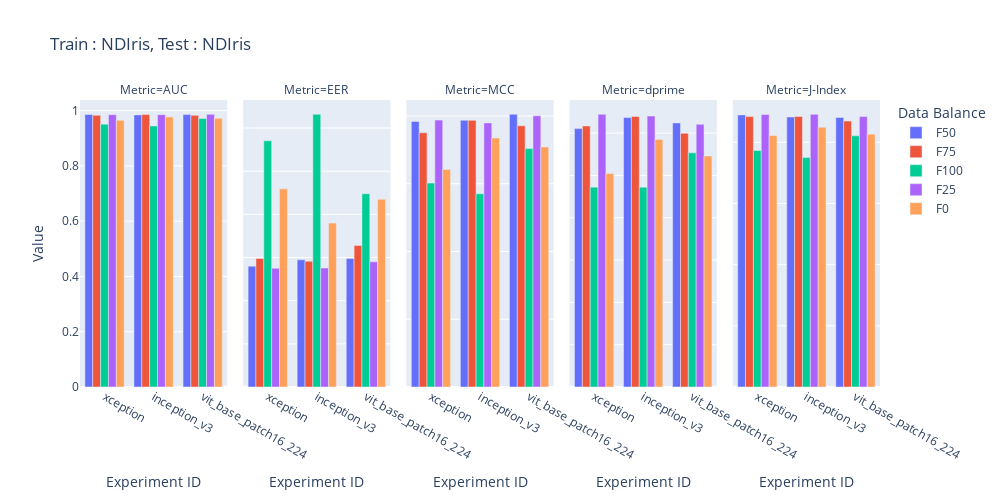

Write notebook code for a chart like this one.
### Code cell
import plotly.express as px
import pandas as pd
from copy import deepcopy

df_50 = pd.read_csv('/home/sreeraj/lab/nsf/final_eval/results/across_model_ndiris_subject_report.csv', header=1)
df_50['Data Balance'] = 'F50'

df = pd.read_csv('/home/sreeraj/lab/nsf/final_eval/results/across_databalance_ndiris_subject_report.csv', header=1)
df = df.iloc[:-15]

df['Data Balance'] = df['Experiment ID'].apply(lambda x:float(x.split('_')[-1]))
df['Data Balance'] = df['Data Balance'].apply(lambda x:f'F{int(x*100)}')
df['Experiment ID'] = df['Experiment ID'].apply(lambda x: '_'.join(x.split('_')[:-1]))

df_50 = df_50[df_50['Experiment ID'].isin(df['Experiment ID'].unique())]
df = pd.concat([df_50, df])



df['Gender'] = df['Experiment ID'].apply(lambda x: x.split('_')[-1])
df = df[df['Gender'] == 'all']
df['Experiment ID'] = df['Experiment ID'].apply(lambda x: '_'.join(x.split('_')[:-1]))

df.head()

df_auc = deepcopy(df)
df_auc['Value'] = df_auc['AUC']
df_auc['Metric'] = 'AUC'

df_eer = deepcopy(df)
df_eer['Value'] = df_eer['EER']
df_eer['Metric'] = 'EER'

df_dprime = deepcopy(df)
df_dprime['Value'] = df_dprime["Sensitivity index (d')"]
df_dprime['Metric'] = 'dprime'

df_mcc = deepcopy(df)
df_mcc['Value'] = df_mcc['MCC']
df_mcc['Metric'] = 'MCC'

df_jindex = deepcopy(df)
df_jindex['Value'] = df_mcc['J-Index']
df_jindex['Metric'] = 'J-Index'

df = pd.concat([df_auc, df_eer, df_mcc, df_dprime, df_jindex])
print(df.head())

fig = px.bar(df, x='Experiment ID', y=['Value'], title='Train : NDIris, Test : NDIris (All)', barmode='group', color='Data Balance', labels={'value': 'Value', 'variable': 'Metrics'},width=1000, height=500, facet_col='Metric')
fig.update_yaxes(matches=None)
fig.show()

### Figure 1 — Plotly figure (JSON) as saved in the notebook; plotly's stock layout.template omitted (floating-point values rounded to 4 significant figures)
{"data": [{"alignmentgroup": "True", "hovertemplate": "Data Balance=F50<br>Metric=AUC<br>Experiment ID=%{x}<br>Value=%{y}<extra></extra>", "legendgroup": "F50", "marker": {"color": "#636efa", "pattern": {"shape": ""}}, "name": "F50", "offsetgroup": "F50", "orientation": "v", "showlegend": true, "textposition": "auto", "type": "bar", "x": ["xception", "inception_v3", "vit_base_patch16_224"], "xaxis": "x", "y": [0.986, 0.9846, 0.9856], "yaxis": "y"}, {"alignmentgroup": "True", "hovertemplate": "Data Balance=F50<br>Metric=EER<br>Experiment ID=%{x}<br>Value=%{y}<extra></extra>", "legendgroup": "F50", "marker": {"color": "#636efa", "pattern": {"shape": ""}}, "name": "F50", "offsetgroup": "F50", "orientation": "v", "showlegend": false, "textposition": "auto", "type": "bar", "x": ["xception", "inception_v3", "vit_base_patch16_224"], "xaxis": "x2", "y": [0.056, 0.05896, 0.05951], "yaxis": "y2"}, {"alignmentgroup": "True", "hovertemplate": "Data Balance=F50<br>Metric=MCC<br>Experiment ID=%{x}<br>Value=%{y}<extra></extra>", "legendgroup": "F50", "marker": {"color": "#636efa", "pattern": {"shape": ""}}, "name": "F50", "offsetgroup": "F50", "orientation": "v", "showlegend": false, "textposition": "auto", "type": "bar", "x": ["xception", "inception_v3", "vit_base_patch16_224"], "xaxis": "x3", "y": [0.7842, 0.7874, 0.805], "yaxis": "y3"}, {"alignmentgroup": "True", "hovertemplate": "Data Balance=F50<br>Metric=dprime<br>Experiment ID=%{x}<br>Value=%{y}<extra></extra>", "legendgroup": "F50", "marker": {"color": "#636efa", "pattern": {"shape": ""}}, "name": "F50", "offsetgroup": "F50", "orientation": "v", "showlegend": false, "textposition": "auto", "type": "bar", "x": ["xception", "inception_v3", "vit_base_patch16_224"], "xaxis": "x4", "y": [3.054, 3.184, 3.121], "yaxis": "y4"}, {"alignmentgroup": "True", "hovertemplate": "Data Balance=F50<br>Metric=J-Index<br>Experiment ID=%{x}<br>Value=%{y}<extra></extra>", "legendgroup": "F50", "marker": {"color": "#636efa", "pattern": {"shape": ""}}, "name": "F50", "offsetgroup": "F50", "orientation": "v", "showlegend": false, "textposition": "auto", "type": "bar", "x": ["xception", "inception_v3", "vit_base_patch16_224"], "xaxis": "x5", "y": [0.8895, 0.8826, 0.8811], "yaxis": "y5"}, {"alignmentgroup": "True", "hovertemplate": "Data Balance=F75<br>Metric=AUC<br>Experiment ID=%{x}<br>Value=%{y}<extra></extra>", "legendgroup": "F75", "marker": {"color": "#EF553B", "pattern": {"shape": ""}}, "name": "F75", "offsetgroup": "F75", "orientation": "v", "showlegend": true, "textposition": "auto", "type": "bar", "x": ["vit_base_patch16_224", "xception", "inception_v3"], "xaxis": "x", "y": [0.983, 0.983, 0.9856], "yaxis": "y"}, {"alignmentgroup": "True", "hovertemplate": "Data Balance=F75<br>Metric=EER<br>Experiment ID=%{x}<br>Value=%{y}<extra></extra>", "legendgroup": "F75", "marker": {"color": "#EF553B", "pattern": {"shape": ""}}, "name": "F75", "offsetgroup": "F75", "orientation": "v", "showlegend": false, "textposition": "auto", "type": "bar", "x": ["vit_base_patch16_224", "xception", "inception_v3"], "xaxis": "x2", "y": [0.06557, 0.05958, 0.05827], "yaxis": "y2"}, {"alignmentgroup": "True", "hovertemplate": "Data Balance=F75<br>Metric=MCC<br>Experiment ID=%{x}<br>Value=%{y}<extra></extra>", "legendgroup": "F75", "marker": {"color": "#EF553B", "pattern": {"shape": ""}}, "name": "F75", "offsetgroup": "F75", "orientation": "v", "showlegend": false, "textposition": "auto", "type": "bar", "x": ["vit_base_patch16_224", "xception", "inception_v3"], "xaxis": "x3", "y": [0.7712, 0.7505, 0.7873], "yaxis": "y3"}, {"alignmentgroup": "True", "hovertemplate": "Data Balance=F75<br>Metric=dprime<br>Experiment ID=%{x}<br>Value=%{y}<extra></extra>", "legendgroup": "F75", "marker": {"color": "#EF553B", "pattern": {"shape": ""}}, "name": "F75", "offsetgroup": "F75", "orientation": "v", "showlegend": false, "textposition": "auto", "type": "bar", "x": ["vit_base_patch16_224", "xception", "inception_v3"], "xaxis": "x4", "y": [2.999, 3.085, 3.197], "yaxis": "y4"}, {"alignmentgroup": "True", "hovertemplate": "Data Balance=F75<br>Metric=J-Index<br>Experiment ID=%{x}<br>Value=%{y}<extra></extra>", "legendgroup": "F75", "marker": {"color": "#EF553B", "pattern": {"shape": ""}}, "name": "F75", "offsetgroup": "F75", "orientation": "v", "showlegend": false, "textposition": "auto", "type": "bar", "x": ["vit_base_patch16_224", "xception", "inception_v3"], "xaxis": "x5", "y": [0.8694, 0.8839, 0.8843], "yaxis": "y5"}, {"alignmentgroup": "True", "hovertemplate": "Data Balance=F100<br>Metric=AUC<br>Experiment ID=%{x}<br>Value=%{y}<extra></extra>", "legendgroup": "F100", "marker": {"color": "#00cc96", "pattern": {"shape": ""}}, "name": "F100", "offsetgroup": "F100", "orientation": "v", "showlegend": true, "textposition": "auto", "type": "bar", "x": ["vit_base_patch16_224", "inception_v3", "xception"], "xaxis": "x", "y": [0.9715, 0.9445, 0.9511], "yaxis": "y"}, {"alignmentgroup": "True", "hovertemplate": "Data Balance=F100<br>Metric=EER<br>Experiment ID=%{x}<br>Value=%{y}<extra></extra>", "legendgroup": "F100", "marker": {"color": "#00cc96", "pattern": {"shape": ""}}, "name": "F100", "offsetgroup": "F100", "orientation": "v", "showlegend": false, "textposition": "auto", "type": "bar", "x": ["vit_base_patch16_224", "inception_v3", "xception"], "xaxis": "x2", "y": [0.08955, 0.1263, 0.1141], "yaxis": "y2"}, {"alignmentgroup": "True", "hovertemplate": "Data Balance=F100<br>Metric=MCC<br>Experiment ID=%{x}<br>Value=%{y}<extra></extra>", "legendgroup": "F100", "marker": {"color": "#00cc96", "pattern": {"shape": ""}}, "name": "F100", "offsetgroup": "F100", "orientation": "v", "showlegend": false, "textposition": "auto", "type": "bar", "x": ["vit_base_patch16_224", "inception_v3", "xception"], "xaxis": "x3", "y": [0.7038, 0.5705, 0.602], "yaxis": "y3"}, {"alignmentgroup": "True", "hovertemplate": "Data Balance=F100<br>Metric=dprime<br>Experiment ID=%{x}<br>Value=%{y}<extra></extra>", "legendgroup": "F100", "marker": {"color": "#00cc96", "pattern": {"shape": ""}}, "name": "F100", "offsetgroup": "F100", "orientation": "v", "showlegend": false, "textposition": "auto", "type": "bar", "x": ["vit_base_patch16_224", "inception_v3", "xception"], "xaxis": "x4", "y": [2.767, 2.361, 2.362], "yaxis": "y4"}, {"alignmentgroup": "True", "hovertemplate": "Data Balance=F100<br>Metric=J-Index<br>Experiment ID=%{x}<br>Value=%{y}<extra></extra>", "legendgroup": "F100", "marker": {"color": "#00cc96", "pattern": {"shape": ""}}, "name": "F100", "offsetgroup": "F100", "orientation": "v", "showlegend": false, "textposition": "auto", "type": "bar", "x": ["vit_base_patch16_224", "inception_v3", "xception"], "xaxis": "x5", "y": [0.8213, 0.7502, 0.7734], "yaxis": "y5"}, {"alignmentgroup": "True", "hovertemplate": "Data Balance=F25<br>Metric=AUC<br>Experiment ID=%{x}<br>Value=%{y}<extra></extra>", "legendgroup": "F25", "marker": {"color": "#ab63fa", "pattern": {"shape": ""}}, "name": "F25", "offsetgroup": "F25", "orientation": "v", "showlegend": true, "textposition": "auto", "type": "bar", "x": ["xception", "vit_base_patch16_224", "inception_v3"], "xaxis": "x", "y": [0.9853, 0.9865, 0.9853], "yaxis": "y"}, {"alignmentgroup": "True", "hovertemplate": "Data Balance=F25<br>Metric=EER<br>Experiment ID=%{x}<br>Value=%{y}<extra></extra>", "legendgroup": "F25", "marker": {"color": "#ab63fa", "pattern": {"shape": ""}}, "name": "F25", "offsetgroup": "F25", "orientation": "v", "showlegend": false, "textposition": "auto", "type": "bar", "x": ["xception", "vit_base_patch16_224", "inception_v3"], "xaxis": "x2", "y": [0.05501, 0.058, 0.05512], "yaxis": "y2"}, {"alignmentgroup": "True", "hovertemplate": "Data Balance=F25<br>Metric=MCC<br>Experiment ID=%{x}<br>Value=%{y}<extra></extra>", "legendgroup": "F25", "marker": {"color": "#ab63fa", "pattern": {"shape": ""}}, "name": "F25", "offsetgroup": "F25", "orientation": "v", "showlegend": false, "textposition": "auto", "type": "bar", "x": ["xception", "vit_base_patch16_224", "inception_v3"], "xaxis": "x3", "y": [0.7879, 0.8008, 0.7798], "yaxis": "y3"}, {"alignmentgroup": "True", "hovertemplate": "Data Balance=F25<br>Metric=dprime<br>Experiment ID=%{x}<br>Value=%{y}<extra></extra>", "legendgroup": "F25", "marker": {"color": "#ab63fa", "pattern": {"shape": ""}}, "name": "F25", "offsetgroup": "F25", "orientation": "v", "showlegend": false, "textposition": "auto", "type": "bar", "x": ["xception", "vit_base_patch16_224", "inception_v3"], "xaxis": "x4", "y": [3.222, 3.104, 3.203], "yaxis": "y4"}, {"alignmentgroup": "True", "hovertemplate": "Data Balance=F25<br>Metric=J-Index<br>Experiment ID=%{x}<br>Value=%{y}<extra></extra>", "legendgroup": "F25", "marker": {"color": "#ab63fa", "pattern": {"shape": ""}}, "name": "F25", "offsetgroup": "F25", "orientation": "v", "showlegend": false, "textposition": "auto", "type": "bar", "x": ["xception", "vit_base_patch16_224", "inception_v3"], "xaxis": "x5", "y": [0.8908, 0.8844, 0.8914], "yaxis": "y5"}, {"alignmentgroup": "True", "hovertemplate": "Data Balance=F0<br>Metric=AUC<br>Experiment ID=%{x}<br>Value=%{y}<extra></extra>", "legendgroup": "F0", "marker": {"color": "#FFA15A", "pattern": {"shape": ""}}, "name": "F0", "offsetgroup": "F0", "orientation": "v", "showlegend": true, "textposition": "auto", "type": "bar", "x": ["vit_base_patch16_224", "xception", "inception_v3"], "xaxis": "x", "y": [0.9726, 0.9654, 0.9772], "yaxis": "y"}, {"alignmentgroup": "True", "hovertemplate": "Data Balance=F0<br>Metric=EER<br>Experiment ID=%{x}<br>Value=%{y}<extra></extra>", "legendgroup": "F0", "marker": {"color": "#FFA15A", "pattern": {"shape": ""}}, "name": "F0", "offsetgroup": "F0", "orientation": "v", "showlegend": false, "textposition": "auto", "type": "bar", "x": ["vit_base_patch16_224", "xception", "inception_v3"], "xaxis": "x2", "y": [0.08699, 0.09184, 0.07596], "yaxis": "y2"}, {"alignmentgroup": "True", "hovertemplate": "Data Balance=F0<br>Metric=MCC<br>Experiment ID=%{x}<br>Value=%{y}<extra></extra>", "legendgroup": "F0", "marker": {"color": "#FFA15A", "pattern": {"shape": ""}}, "name": "F0", "offsetgroup": "F0", "orientation": "v", "showlegend": false, "textposition": "auto", "type": "bar", "x": ["vit_base_patch16_224", "xception", "inception_v3"], "xaxis": "x3", "y": [0.7088, 0.6422, 0.7355], "yaxis": "y3"}, {"alignmentgroup": "True", "hovertemplate": "Data Balance=F0<br>Metric=dprime<br>Experiment ID=%{x}<br>Value=%{y}<extra></extra>", "legendgroup": "F0", "marker": {"color": "#FFA15A", "pattern": {"shape": ""}}, "name": "F0", "offsetgroup": "F0", "orientation": "v", "showlegend": false, "textposition": "auto", "type": "bar", "x": ["vit_base_patch16_224", "xception", "inception_v3"], "xaxis": "x4", "y": [2.73, 2.522, 2.926], "yaxis": "y4"}, {"alignmentgroup": "True", "hovertemplate": "Data Balance=F0<br>Metric=J-Index<br>Experiment ID=%{x}<br>Value=%{y}<extra></extra>", "legendgroup": "F0", "marker": {"color": "#FFA15A", "pattern": {"shape": ""}}, "name": "F0", "offsetgroup": "F0", "orientation": "v", "showlegend": false, "textposition": "auto", "type": "bar", "x": ["vit_base_patch16_224", "xception", "inception_v3"], "xaxis": "x5", "y": [0.8266, 0.8219, 0.8488], "yaxis": "y5"}], "layout": {"annotations": [{"font": {}, "showarrow": false, "text": "Metric=AUC", "x": 0.092, "xanchor": "center", "xref": "paper", "y": 1, "yanchor": "bottom", "yref": "paper"}, {"font": {}, "showarrow": false, "text": "Metric=EER", "x": 0.296, "xanchor": "center", "xref": "paper", "y": 1, "yanchor": "bottom", "yref": "paper"}, {"font": {}, "showarrow": false, "text": "Metric=MCC", "x": 0.5, "xanchor": "center", "xref": "paper", "y": 1, "yanchor": "bottom", "yref": "paper"}, {"font": {}, "showarrow": false, "text": "Metric=dprime", "x": 0.704, "xanchor": "center", "xref": "paper", "y": 1, "yanchor": "bottom", "yref": "paper"}, {"font": {}, "showarrow": false, "text": "Metric=J-Index", "x": 0.908, "xanchor": "center", "xref": "paper", "y": 1, "yanchor": "bottom", "yref": "paper"}], "barmode": "group", "height": 500, "legend": {"title": {"text": "Data Balance"}, "tracegroupgap": 0}, "title": {"text": "Train : NDIris, Test : NDIris"}, "width": 1000, "xaxis": {"anchor": "y", "domain": [0, 0.184], "title": {"text": "Experiment ID"}}, "xaxis2": {"anchor": "y2", "domain": [0.204, 0.388], "matches": "x", "title": {"text": "Experiment ID"}}, "xaxis3": {"anchor": "y3", "domain": [0.408, 0.592], "matches": "x", "title": {"text": "Experiment ID"}}, "xaxis4": {"anchor": "y4", "domain": [0.612, 0.796], "matches": "x", "title": {"text": "Experiment ID"}}, "xaxis5": {"anchor": "y5", "domain": [0.816, 1], "matches": "x", "title": {"text": "Experiment ID"}}, "yaxis": {"anchor": "x", "domain": [0, 1], "title": {"text": "Value"}}, "yaxis2": {"anchor": "x2", "domain": [0, 1], "showticklabels": false}, "yaxis3": {"anchor": "x3", "domain": [0, 1], "showticklabels": false}, "yaxis4": {"anchor": "x4", "domain": [0, 1], "showticklabels": false}, "yaxis5": {"anchor": "x5", "domain": [0, 1], "showticklabels": false}}}
